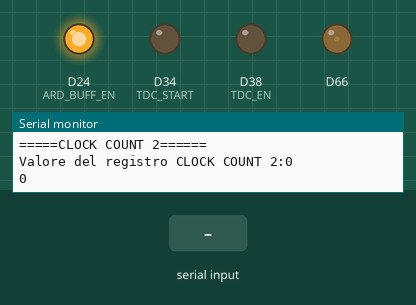
Bench run of a program on a simulated Arduino Due. On the bench: output pins drawn as LEDs (lit = HIGH), the last lines printed to the serial monitor. Inputs (shaded band) come from the test bench. Pins used as bus, display or sensor lines are not drawn.

Above: at 2.7 s.
2.8 s: "1" received over Serial
At 7.0 s:
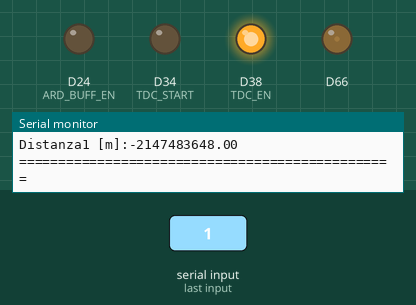
At 11.9 s:
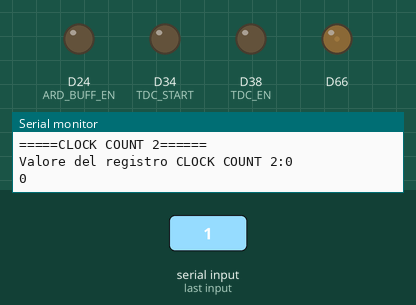
Timing chart, 0 to 16.2 s (numbered marks = the images above; inputs shaded):
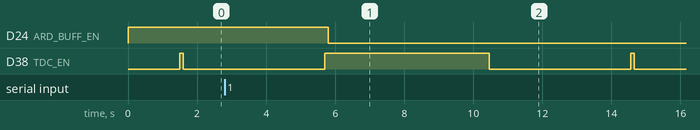

Measured:
- after the input at 2.8 s, D24 (ARD_BUFF_EN): HIGH → LOW after 3.0 s

The program:

main.cpp
```cpp
#include <Arduino.h>
#include <SPI.h>

//Definiamo alcune costanti che verranno utilizzate in seguito:

const int CS = 44;                //Pin di selezione del TDC. Viene utilizzato nella comunicazione SPI
const int TDC_EN = 38;            //Pin di ENABLE del TDC. Da inizializzare dopo l'accensione
const int ARD_TRIGG = 42;         //Pin di TRIGGER del TDC. Da inizializzare dopo l'accensione
const int TDC_START = 34;         //Pin di invio comando di partenza della misurazione
const int ARD_BUFF_EN = 24;       //Pin di ENABLE del BUFFER
const int ARD_V_REF = DAC0;       //Pin di generazione della tensione di riferimento
const int TDC_INTB = 48;       //Pin di generazione della tensione di riferimento

const int WRITE = 1;
const int READ = 0;

const int CalibPeriod = 10 ;    //Numero di cicli di calibrazione
const int ClockFreq = 8;        //Frequenza del clock in MHz (Noi in realtà avremmo 16MHz)
const double velLuce = 299792458.0 ; //Velocità espressa in m/s

int s = 0;                    // Variabile per la lettura dei registri di configurazione
int mod = 0;                    // Variabile di selezione del case del programma

unsigned int calib1 = 0b000000000000000000000000;        //Acquisiamo i valori
unsigned int calib2 = 0b000000000000000000000000;
unsigned int time1 = 0b000000000000000000000000;
unsigned int Clockcount1 = 0b000000000000000000000000;
unsigned int time2 = 0b000000000000000000000000;
unsigned int Clockcount2 = 0b000000000000000000000000;
unsigned int time3 = 0b000000000000000000000000;
long double calCount;
long double normLSB;
double TOF1;
double TOF2;
// double TOF3;
double TOF1nano;
double TOF2nano;
// double TOF3nano;
double distanza1;
double distanza2;
long double normLSBnano;


double boh;
double boh2;
//===========================================================================================================


void writeTDC(byte thisRegister, byte autoIncrement, byte thisValue)  //Si crea la funzione per l'invio dei dati dall'arduino al TDC:
{
  unsigned int sendDetails = (autoIncrement << 7) | (WRITE << 6) | (thisRegister) ; //Si crea il byte da 8 bit per il "Command field"
  // Serial.println(sendDetails, BIN);

  digitalWrite(CS, LOW);              //Si inizializza la fase di scrittura al dispositivo

  SPI.transfer(sendDetails);          //Si inviano le specifiche della comunicazione
  SPI.transfer(thisValue);            //Si invia il valore da inserire nel registro

  digitalWrite(CS, HIGH);             //Si termina la fase di scrittura al dispositivo
}


unsigned int readTDC(byte thisRegister, byte autoIncrement, int length)   //Si crea la funzione per la lettura dei dati con autoincremento dal TDC all'Arduino:
{
  if (length < 1 || length > 3) return 0;

  digitalWrite(CS, LOW);

  // Comando: [Auto-Inc][R/W][Addr(6 bit)]
  unsigned int command = (autoIncrement << 7) | (READ << 6) | (thisRegister);
  // Serial.println(command, BIN);
  SPI.transfer(command);


  // Legge i dati da MSB a LSB
  unsigned int value = 0b000000000000000000000000;
  for (int i = 0; i < length; i++) {
    value = (value << 8) | SPI.transfer(0x00);
    // Serial.println(value, BIN);
  }
  digitalWrite(CS, HIGH);
  return value;
}


void printDouble( double val, unsigned int precision){  //Funzione di stampa dei valori double

   Serial.print (int(val));  //prints the int part
    Serial.print("."); // print the decimal point
    unsigned int frac;
    if(val >= 0)
      frac = (val - int(val)) * precision;
    else
       frac = (int(val)- val ) * precision;
    int frac1 = frac;
    while( frac1 /= 10 )
        precision /= 10;
    precision /= 10;
    while(  precision /= 10)
        Serial.print("0");

    Serial.println(frac,DEC) ;
}


//===============================================================================================================


void setup() {
  SPI.begin();
  SPI.beginTransaction(SPISettings(14000000, MSBFIRST, SPI_MODE0));
  Serial.begin(115200);
  Serial.println("Comunicazione inizializzata.");


  pinMode(CS, OUTPUT);                //Inizializziamo tutti i pin secondo la loro funzione
  pinMode(TDC_EN, OUTPUT);
  pinMode(ARD_TRIGG, INPUT);
  pinMode(TDC_START, OUTPUT);
  pinMode(ARD_BUFF_EN, OUTPUT);
  pinMode(ARD_V_REF, OUTPUT);
  pinMode(TDC_INTB, INPUT);


  digitalWrite(TDC_EN, LOW);               //Abilitiamo il TDC
  digitalWrite(ARD_BUFF_EN, HIGH);          //Imponiamo l'uscita in alta impedenza
  analogWrite(ARD_V_REF, 15);    //Impostiamo una tensione di riferimento da 0.1V

  delay(1500);
}


void loop() { //Costruiamo un programma basato sulla funzione switch-case: [0]=Solo lettura registri; [1]=Mod. misurazione 1; [2]=Mod. misurazione 2;

  mod=Serial.read();
  switch (mod)
{

  case '1':

  digitalWrite(TDC_EN, HIGH);               //Abilitiamo il TDC
  delay(100);
  Serial.println("=====<MODALITA' DI MISURAZIONE: 1 >======");
  digitalWrite(ARD_BUFF_EN, LOW);         //Abilitiamo l'uscita del buffer
  Serial.println("Scrivo i registri di configurazione:");
  writeTDC(0x00, 0, 0b10000001);        //Definiamo i parametri del primo registro come: 01000000 (Pag: 25 datasheet)
  writeTDC(0x01, 0, 0b01000000);        //Definiamo i parametri del secondo registro come: 01000001 (Pag: 26 datasheet)

  delay(50);

  digitalWrite(13, LOW);
  Serial.println("<ESEGUO LA MISURAZIONE>");
  digitalWrite(TDC_START, HIGH);
  delay(1);
  digitalWrite(TDC_START, LOW);
  delay(500);


  calib1 = readTDC(0x1B, 1, 3);        //Acquisiamo i valori
  calib2 = readTDC(0x1C, 1, 3);
  time1 = readTDC(0x10, 1, 3);


  calCount = (double(calib2 - calib1))/(CalibPeriod - 1) ;
  Serial.print("CalCount:");
  printDouble(calCount,10000);
  normLSB = ((1.0/double((ClockFreq *pow(10,6)))) * (1.0/calCount));
  normLSBnano = (normLSB*pow(10,11));
  Serial.print("normLSBnano1:");
  printDouble(normLSBnano,100);

  TOF1 = int(time1) * normLSB;
  TOF1nano = TOF1 * pow(10,9);
  Serial.print("TOF1 [ns]:");
  printDouble(TOF1nano,100);

  distanza1 = (velLuce * TOF1)/2 ;
  Serial.print("Distanza1 [m]:");
  printDouble(distanza1,100);
  // digitalWrite(TDC_EN, LOW);               //Abilitiamo il TDC
  // delay(100);
  digitalWrite(13, HIGH);
  Serial.println("================================================");
  break;


  case '2':

  digitalWrite(TDC_EN, HIGH);               //Abilitiamo il TDC
  delay(100);
  Serial.println("=====<MODALITA' DI MISURAZIONE: 2 >======");
  digitalWrite(ARD_BUFF_EN, LOW);         //Abilitiamo l'uscita del buffer
  Serial.println("Scrivo i registri di configurazione:");
  writeTDC(0x00, 0, 0b10000011);        //Definiamo i parametri del primo registro come: 01000000 (Pag: 25 datasheet)
  writeTDC(0x01, 0, 0b01000010);        //Definiamo i parametri del secondo registro come: 01000001 (Pag: 26 datasheet)

  delay(50);

  digitalWrite(13, LOW);
  Serial.println("<ESEGUO LA MISURAZIONE>");
  digitalWrite(TDC_START, HIGH);
  delay(1);
  digitalWrite(TDC_START, LOW);
  delay(10);
  digitalWrite(TDC_START, HIGH);
  delay(1);
  digitalWrite(TDC_START, LOW);
  delay(500);


  calib1 = readTDC(0x1B, 1, 3);        //Acquisiamo i valori
  calib2 = readTDC(0x1C, 1, 3);
  time1 = readTDC(0x10, 1, 3);
  Clockcount1 = readTDC(0x11, 1, 3);
  time2 = readTDC(0x12, 1, 3);
  Clockcount2 = readTDC(0x13, 1, 3);
  time3 = readTDC(0x14, 1, 3);


  calCount = (double(calib2 - calib1))/(CalibPeriod - 1) ;
  Serial.print("CalCount:");
  printDouble(calCount,10000);
  normLSB = ((1.0/double((ClockFreq *pow(10,6)))) * (1.0/calCount));
  normLSBnano = (normLSB*pow(10,11));
  Serial.print("normLSBnano:");
  printDouble(normLSBnano,100);


  TOF1 = normLSB*(int(time1)-int(time2) ) + (Clockcount1 * ((1.0/double((ClockFreq *pow(10,6))))));
  TOF2 = normLSB*(int(time1)-int(time3) ) + (Clockcount2 * ((1.0/double((ClockFreq *pow(10,6))))));

  TOF1nano = (TOF1 * pow(10,9));      //CORRETTO: Tempo espresso in nanosecondi [ns]
  TOF2nano = (TOF2 * pow(10,9));      //CORRETTO: Tempo espresso in nanosecondi [ns]
  // TOF3nano = (TOF3 * pow(10,9));      //CORRETTO: Tempo espresso in nanosecondi [ns]
  Serial.print("TOF1 [ns]:");
  printDouble(TOF1nano,100);
  Serial.print("TOF2 [ns]:");
  printDouble(TOF2nano,100);
  // Serial.print("TOF3 [ns]:");
  // printDouble(TOF3nano,100);

  distanza1 = (velLuce * TOF1)/2 ;
  distanza2 = (velLuce * TOF2)/2 ;
  Serial.print("Distanza1 [m]:");
  printDouble(distanza1,100);
  Serial.print("Distanza2 [m]:");
  printDouble(distanza2,100);
  // digitalWrite(TDC_EN, LOW);               //Abilitiamo il TDC
  // delay(100);
  digitalWrite(13, HIGH);
  Serial.println("================================================");
  break;


  default:

  digitalWrite(TDC_EN, HIGH);               //Abilitiamo il TDC
  delay(100);
  Serial.println("=====CALIBRATION1======");
  calib1 = readTDC(0x1B, 1, 3);
  Serial.print("Valore del calibration 1:");
  Serial.println(calib1, BIN);
  Serial.println(calib1, DEC);

  Serial.println("=====CALIBRATION2======");
  calib2 = readTDC(0x1C, 1, 3);
  Serial.print("Valore del calibration 2:");
  Serial.println(calib2, BIN);
  Serial.println(calib2, DEC);

  Serial.println("=====TIME 1======");
  time1 = readTDC(0x10, 1, 3);
  Serial.print("Valore del registro TIME 1:");
  Serial.println(time1, BIN);
  Serial.println(time1, DEC);

  Serial.println("=====CLOCK COUNT 1======");
  Clockcount1 = readTDC(0x11, 1, 3);
  Serial.print("Valore del registro CLOCK COUNT 1:");
  Serial.println(Clockcount1, BIN);
  Serial.println(Clockcount1, DEC);

  Serial.println("=====TIME 2======");
  time2 = readTDC(0x12, 1, 3);
  Serial.print("Valore del registro TIME 2:");
  Serial.println(time2, BIN);
  Serial.println(time2, DEC);

  Serial.println("=====CLOCK COUNT 2======");
  Clockcount2 = readTDC(0x13, 1, 3);
  Serial.print("Valore del registro CLOCK COUNT 2:");
  Serial.println(Clockcount2, BIN);
  Serial.println(Clockcount2, DEC);

  // Serial.println("=====TIME 3======");
  // time3 = readTDC(0x14, 1, 3);
  // Serial.print("Valore del registro TIME 2:");
  // Serial.println(time3, BIN);
  // Serial.println(time3, DEC);

  // Serial.println("=====<INT STATUS>======");
  // time3 = readTDC(0x02, 1, 1);
  // Serial.print("Configurazione registro INT STATUS:");
  // Serial.println(time3, BIN);


  digitalWrite(TDC_EN, LOW);               //Abilitiamo il TDC
  delay(100);
  break;
}

delay(4000);
}
```
